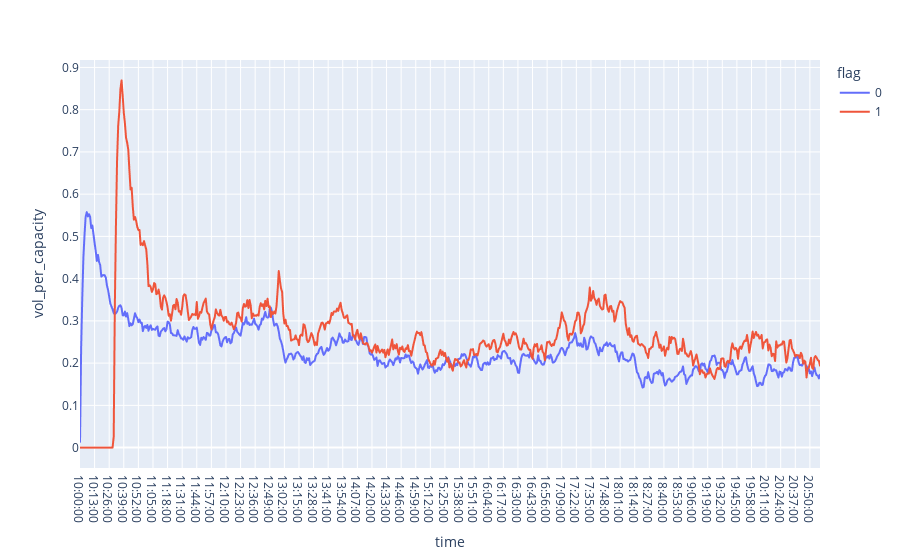

Notebook cell for this chart:
### Code cell
px.line(tmp2, x = 'time', y='vol_per_capacity', color= 'flag')

### Figure 1 — Plotly figure (JSON) as saved in the notebook; plotly's stock layout.template omitted (floating-point values rounded to 4 significant figures; data arrays with more than 128 entries replaced by an {"elided": "..."} marker saying what was removed)
{"data": [{"hoverlabel": {"namelength": 0}, "hovertemplate": "flag=0<br>time=%{x}<br>vol_per_capacity=%{y}", "legendgroup": "0", "line": {"color": "#636efa", "dash": "solid"}, "mode": "lines", "name": "0", "showlegend": true, "type": "scattergl", "x": {"elided": "660 str values"}, "xaxis": "x", "y": {"elided": "660 float values"}, "yaxis": "y"}, {"hoverlabel": {"namelength": 0}, "hovertemplate": "flag=1<br>time=%{x}<br>vol_per_capacity=%{y}", "legendgroup": "1", "line": {"color": "#EF553B", "dash": "solid"}, "mode": "lines", "name": "1", "showlegend": true, "type": "scattergl", "x": {"elided": "660 str values"}, "xaxis": "x", "y": {"elided": "660 float values"}, "yaxis": "y"}], "layout": {"legend": {"title": {"text": "flag"}, "tracegroupgap": 0}, "margin": {"t": 60}, "xaxis": {"anchor": "y", "domain": [0, 1], "title": {"text": "time"}}, "yaxis": {"anchor": "x", "domain": [0, 1], "title": {"text": "vol_per_capacity"}}}}
